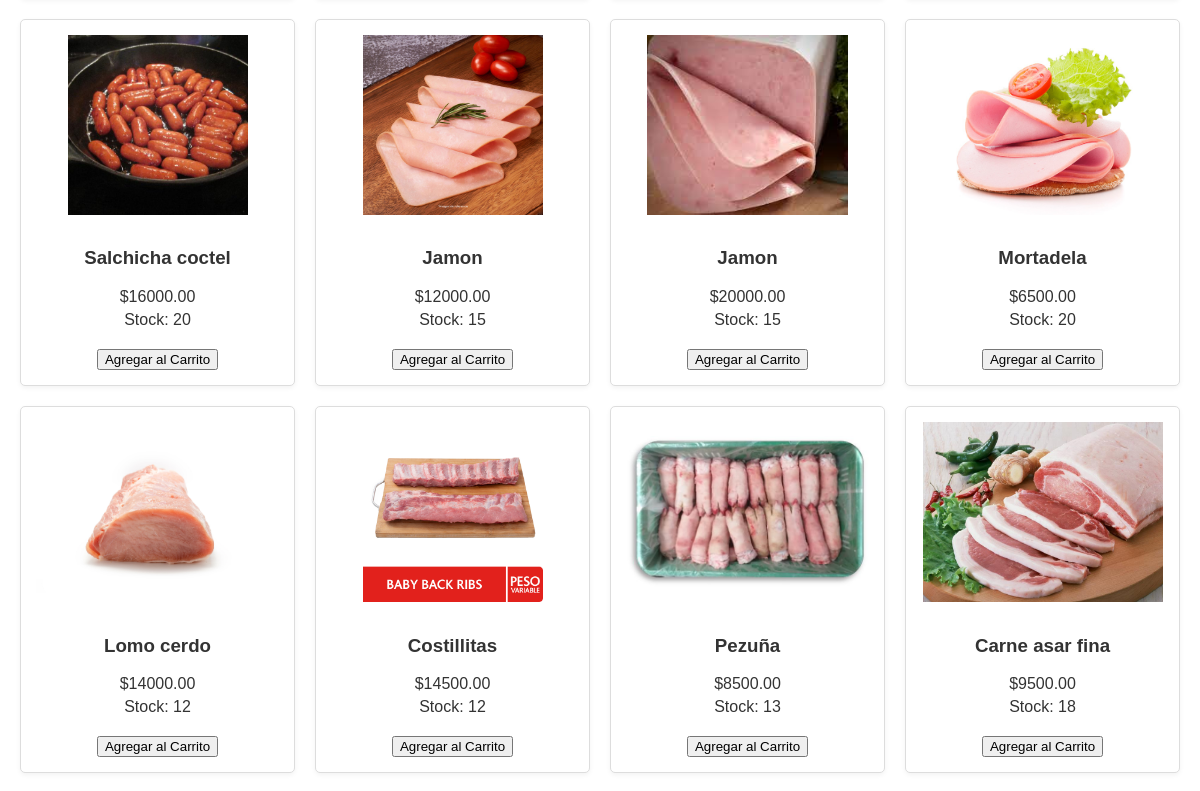
The page /index (middle part) on the database as committed earlier.
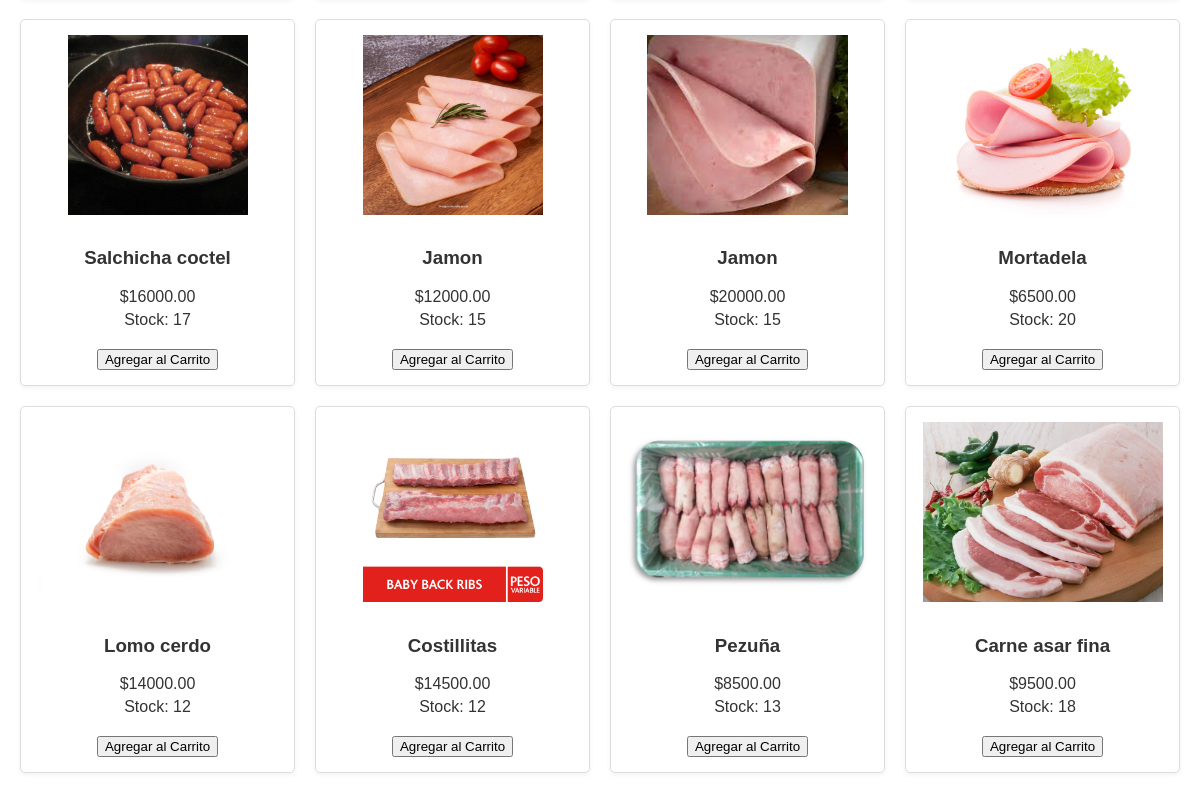
The same page on the database as committed later.
### models.py (models this page shows, shortened)
class Product(db.Model):
    id = db.Column(db.Integer, primary_key=True)
    secction = db.Column(db.String(64), nullable=False, default="Res")
    name = db.Column(db.String(128), nullable=False)
    description = db.Column(db.Text)
    price = db.Column(db.Float, nullable=False)
    stock = db.Column(db.Integer, nullable=False, default=0)
    image_url = db.Column(db.String(256))

### routes.py (the view)
@app.route('/')
@app.route('/index')
def index():
    products = Product.query.all()  # Muestra todos los productos en la página principal
    form = AddToCartForm()
    return render_template('index.html', title='Home', products=products, form=form)

### templates/index.html (shortened to what this page needs)
{% extends "base.html" %}
{% block content %}
    <div class="product-list">
        {% for product in products %}
            <div class="product-card">
                {% if product.image_url %}
                    <img src="{{ url_for('static', filename='imgs/' + product.image_url) }}" alt="{{ product.name }}">
                {% else %}
                    <img src="{{ url_for('static', filename='images/default_product.png') }}" alt="{{ product.name }}">
                {% endif %}
                <h3><a href="{{ url_for('product_detail', product_id=product.id) }}">{{ product.name }}</a></h3>
                <p>${{ "%.2f"|format(product.price) }}</p>
                <p>Stock: {{ product.stock }}</p>
                <form action="{{ url_for('product_detail', product_id=product.id) }}" method="post">
                    <button type="submit">Agregar al Carrito</button>
                </form>
            </div>
        {% endfor %}
    </div>
{% endblock %}

### templates/base.html (shortened to what this page needs)
<!DOCTYPE html>
<html lang="en">
<head>
    <link rel="stylesheet" href="{{ url_for('static', filename='css/style.css') }}">
</head>
<body>
    <main>
        {% block content %}{% endblock %}
    </main>
</body>
</html>

### static/css/style.css (style rules this page uses)
body { font-family: Arial, sans-serif; margin: 0; padding: 0; background-color: #f4f4f4; color: #333333; }
main { max-width: 1200px; margin: 20px auto; padding: 20px; background-color: white; box-shadow: 0 0 10px rgba(0, 0, 0, 0.1); }
form { margin-top: 20px; }
.product-list { display: grid; grid-template-columns: repeat(auto-fill, minmax(250px, 1fr)); gap: 20px; margin-top: 20px; }
.product-card { border: 1px solid #ddd; padding: 15px; text-align: center; background-color: #fff; border-radius: 5px; box-shadow: 0 2px 5px rgba(0,0,0,0.05); }
.product-card img { max-width: 100%; height: 180px; object-fit: contain; margin-bottom: 10px; }
.product-card h3 a { text-decoration: none; color: #333; }
.product-card p { margin: 5px 0; }

Rows that differ between the two databases and show on the page:
changed Product "Salchicha coctel": stock "20" → "17"
